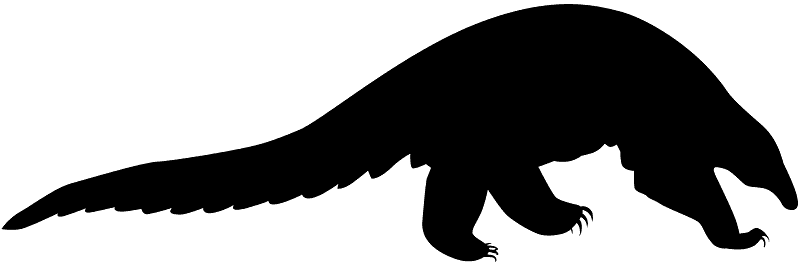
#> input picture figures/pangolin_silhouette.png, 800 x 264 px
$ jupyter execute --allow-errors Wikipageviews.ipynb
#> lines starting #> are read from the running program, lines starting #| are printed output that depends on the picture
## Wikipedia Page View Retrieval and Digital Data Comparisons

### Read in packages and CSV

[cell 1]
import pandas as pd
import json
from ast import literal_eval
from collections import Counter
import numpy as np
import matplotlib.pyplot as plt
import json
import base64
import requests
import bs4
from bs4 import BeautifulSoup
import re

#from requests.structures import CaseInsensitiveDict
#from ratelimit import limits, RateLimitException, sleep_and_retry
# pip install ratelimit

#> (a cell that did not finish here is left out)

## Wikipedia API

[cell 3]
# pip3 install wikipedia-api
import wikipediaapi
# only english language pages
#> (the rest of this cell did not finish here and is left out)

[cell 4]
def WikiPageView(title):
    """
    Function to call Wikipedia's Pageview API

    Parameters: string

    """

    # Calling monthly page views of each species from 2015-2020
    address = "https://wikimedia.org/api/rest_v1/metrics/pageviews/per-article/en.wikipedia.org/all-access/user/" + title + "/monthly/2015010100/2020123100"

    headers = CaseInsensitiveDict()
    headers["Accept"] = "application/json"
    # Personal username for identification for the Wikipedia API
    headers = {'User-Agent': 'reddalisa/3.10.6 (alisa.redding@helsinki.fi)'}

    resp = requests.get(address, headers=headers)
    details = resp.json()

    return details


# Create an empty list to store the pageviews results into
newframe = []

# loop over the urls to extract the titles of the wikipages
#> (the rest of this cell did not finish here and is left out)

#> (a cell that did not finish here is left out)

#> (a cell that did not finish here is left out)

#> (a cell that did not finish here is left out)

#> (a cell that did not finish here is left out)

#> (a cell that did not finish here is left out)

#> (a cell that did not finish here is left out)

#> (a cell that did not finish here is left out)

## Visualizations & WordClouds

#### All CSVs

#> (a cell that did not finish here is left out)

#### Wordclouds

[cell 13]
from PIL import Image

pangolin_mask = np.array(Image.open("figures/pangolin_silhouette.png"))
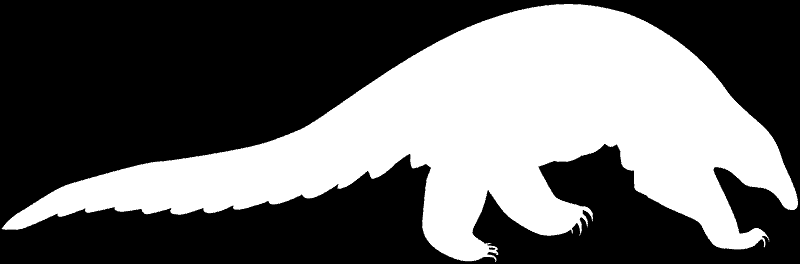
#> pangolin_mask: shape (264, 800); min 0, max 5, mean 2.02; drawn with min black and max white

def transform_format(val):
    if val == 0:
        return 255
    else:
        return val

# Transform your mask into a new one that will work with the function:
transformed_mask = np.ndarray((pangolin_mask.shape[0],pangolin_mask.shape[1]), np.int32)

for i in range(len(pangolin_mask)):
    transformed_mask[i] = list(map(transform_format, pangolin_mask[i]))
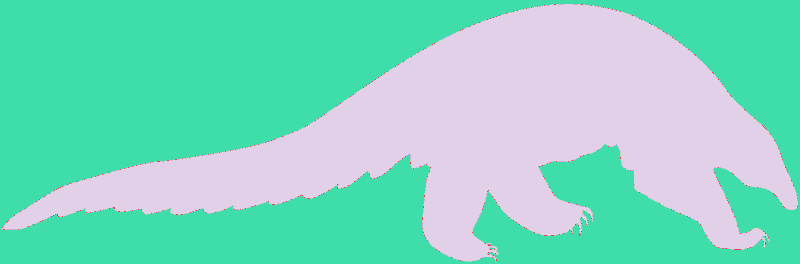
#> transformed_mask: shape (264, 800) int32; 6 distinct labels, from 1 to 255; one colour per label, 0 black
